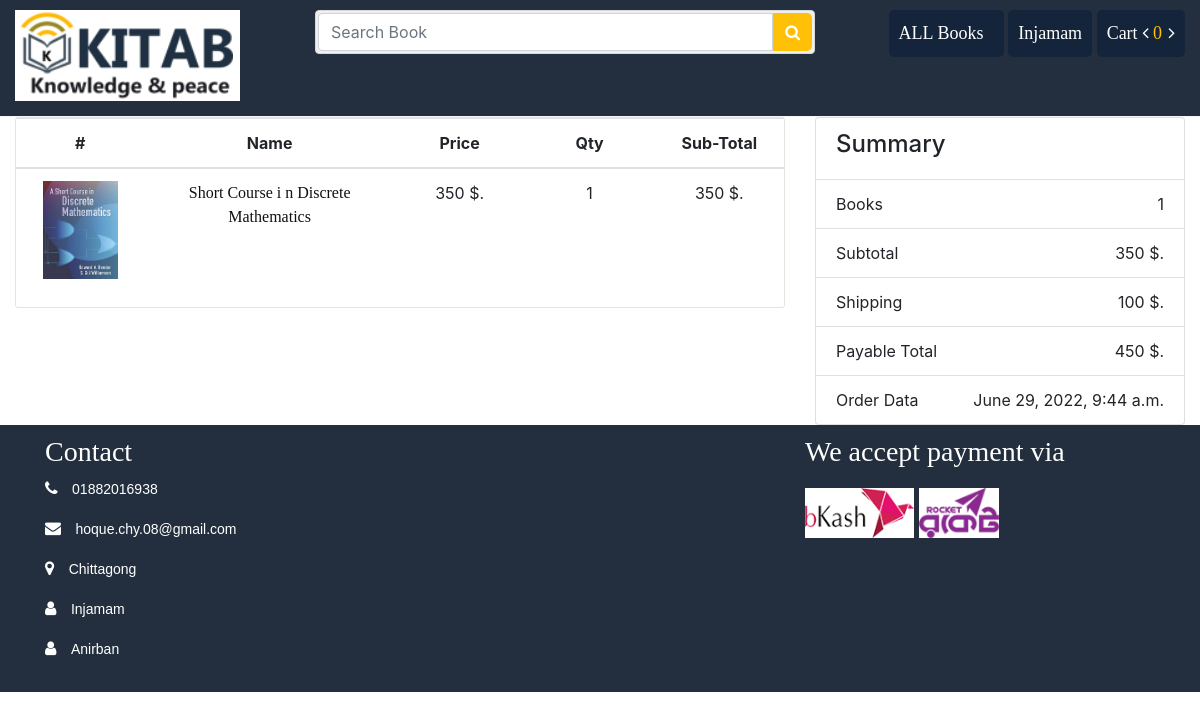
The page /order/10 (signed in) on the database its author committed.
### order/models.py (models this page shows, shortened)
class OrderItem(models.Model):
    order = models.ForeignKey(Order, on_delete=models.CASCADE)
    book = models.ForeignKey(Book, on_delete=models.CASCADE)
    price = models.DecimalField(max_digits=10, decimal_places=2)
    quantity = models.PositiveIntegerField(default=1)

class Order(models.Model):
	customer = models.ForeignKey(User, on_delete = models.CASCADE)
	name = models.CharField(max_length=30)
	email = models.EmailField()
	phone = models.CharField(max_length=16)
	address = models.CharField(max_length=150)
	division = models.CharField(max_length=20)
	district = models.CharField(max_length=30)
	zip_code = models.CharField(max_length=30)
	payment_method = models.CharField(max_length = 20)
	account_no = models.CharField(max_length = 20)
	transaction_id = models.IntegerField()
	payable = models.IntegerField()
	totalbook = models.IntegerField()
	created = models.DateTimeField(auto_now_add=True)
	updated = models.DateTimeField(auto_now=True)
	paid = models.BooleanField(default=False)
	class Meta:
		ordering = ('-created', )

### store/models.py (models this page shows, shortened)
class Book(models.Model):
	writer = models.ForeignKey(Writer, on_delete = models.CASCADE)
	category = models.ForeignKey(Category, on_delete = models.CASCADE)
	name = models.CharField(max_length = 100)
	slug = models.SlugField(max_length=100, db_index=True)
	price = models.IntegerField()
	stock = models.IntegerField()
	coverpage = models.FileField(upload_to = "coverpage/")
	bookpage = models.FileField(upload_to = "bookpage/")
	created = models.DateTimeField(auto_now_add=True)
	updated = models.DateTimeField(auto_now=True)
	totalreview = models.IntegerField(default=1)
	totalrating = models.IntegerField(default=5)
	status = models.IntegerField(default=0)
	description = models.TextField()

### order/views.py (the view)
# urls.py: path('<int:id>', views.order_details, name="order_details"),
def order_details(request, id):
	order_summary = get_object_or_404(Order, id=id)
	if order_summary.customer_id != request.user.id:
		return redirect('store:index')
	orderedItem = OrderItem.objects.filter(order_id=id)
	context = {
		"o_summary": order_summary,
		"o_item": orderedItem
	}
	return render(request, 'order/details.html', context)

### cart/cart.py (called while the page is built)
    def __len__(self):
        return sum(item['quantity'] for item in self.cart.values())

### store/context_processors.py (called while the page is built)
def sidebar(request):
	categories = Category.objects.all()
	context = {
		"cat":categories
	}
	return context

def cart(request):
	cart = Cart(request)
	context = {
		"cart": cart
	}
	return context

### store/templatetags/customfunction.py (called while the page is built)
@register.filter(name='subtotal')
def subtotal(value, args):
	return value*args

### order/templates/order/details.html
{% extends 'store/base.html' %}
{% load static %}
{% load customfunction %}
{% block container %}
			<div class="row">
				<div class="col-sm-8">
					<div class="cart_info">
					    <table class="table table-hover">
					        <thead class="text-center">
					            <tr>
					                <th scope="col">#</th>
					                <th scope="col" style="width: 250px">Name</th>
					                <th scope="col">Price</th>
					                <th scope="col" >Qty</th>
					                <th scope="col"> Sub-Total</th>
					            </tr>
					        </thead>
					        <tbody class="text-center">
					        	{% for item in o_item %}
					            <tr>
					                <td class="cart_coverpage"><a href=""><img src="{{ item.book.coverpage.url}}"></a></td>
					                <td><a href="{% url 'store:book' id=item.book.id %}">{{ item.book.name }}</a></td>
					                <td class="cart_quantity">{{ item.book.price }} $.</td>
					                <td class="cart_quantity">{{ item.quantity }}</td>
					                <td>{{ item.book.price|subtotal:item.quantity }} $.</td>
					            </tr>
					            {% endfor %}
					        </tbody>
					    </table>
					</div>
				</div>
				<div class="col-sm-4">
					<ul class="list-group">
						<li class="list-group-item d-flex justify-content-between align-items-center"><h4>Summary</h4></li>
						<li class="list-group-item d-flex justify-content-between align-items-center">Books<span>{{ o_summary.totalbook }}</span></li>
						<li class="list-group-item d-flex justify-content-between align-items-center">Subtotal<span>{{ o_summary.payable }} $.</span></li>
						<li class="list-group-item d-flex justify-content-between align-items-center">Shipping<span>{{ 100 }} $.</span></li>
						<li class="list-group-item d-flex justify-content-between align-items-center">Payable Total<span>{{ o_summary.payable|add:100 }} $.</span></li>
						<li class="list-group-item d-flex justify-content-between align-items-center">Order Data<span>{{ o_summary.created }}</span></li>
					</ul>
				</div>
			</div>
		{% endblock %}

### store/templates/store/bin/header.html (shortened to what this page needs)
{% load static %}
<div class="header-top">
	<div class="container-fluid">
		<div class="row">
			<div class="col-sm-3">
				<div class="pull-left">
					<a href="{% url 'store:index' %}"><img src="{% static 'images/logo/logos.png' %}" alt="" /></a>
				</div>
			</div>
			<div class="col-sm-5">
				<form action="{% url 'search:search' %}" method="GET">
					<div class="input-group search_box">
						<input type="text" class="form-control" placeholder="Search Book" name="q" value="{{search}}">
						<button class="btn btn-primary" type="submit"><i class="fa fa-search"></i></button>
					</div>
				</form>
			</div>
			<div class="col-sm-4">
				<div class="pull-right">
					<ul class="navbar-nav">
						<li class="cart">
					    	<a href="{% url 'store:books' %}"> ALL Books</a>
					    		<i class="fa fa-angle-right"></i>
					    </li>
						{% if request.user.is_authenticated %}
					    <li class="dropdown profile"><a href="#">{{ request.user.username }}</a>
					    </li>
					    <li class="cart">
					    	<a href="{% url 'cart:cart_details' %}">Cart <i class="fa fa-angle-left"></i>
					    		<span class="totalcart" id="gettotalcart"> {{ cart|length }} </span>
					    		<i class="fa fa-angle-right"></i>
					    	</a>
					    </li>
					    {% endif %}
					</ul>
				</div>
			</div>
		</div>
	</div>
</div>

### store/static/css/style.css (style rules this page uses)
.header-top { border-bottom: 1px solid #f5f5f5; padding-top: 10px; padding-bottom: 15px; background: none repeat scroll 0 0 #232f3e; }
.search_box { padding: 2px; background-color: #efefef; border: 1px solid #d9d9d9; border-radius: 4px; position:absolute; width:100%; }
.search_box .btn.btn-primary { background:#ffc107 !important; border-color: #ffc107; border: 0 none; border-radius: 0; margin-top: 0; border-radius: 0 5px 5px 0 ; }
.navbar-nav { display: block; }
.navbar-nav li { display: inline-block; }
.navbar-nav li a { color: #fff; font-size: 18px; text-decoration: none; }
.cart, .profile { background: #14243a; padding: 10px; border-radius: 5px; }
.totalcart { color: #fac10a; margin-right:2px; }
.titleheader > h3, a { font-family: "Times New Roman", Times, serif; display: inline-block; }
ul li { list-style: none; }
td a { color: #111!important; }
.cart_info { border: 1px solid #E6E4DF; border-radius: 3px; margin-bottom: 20px; }
.cart_coverpage a img { max-width:75px; }
.cart_quantity { width: 130px; }

### rows shown on the page
OrderItem: book.coverpage (picture), book.name "Short Course i n Discrete Mathematics", book.price "350", quantity "1", book.price|subtotal "350"
Order: totalbook "1", payable "350", payable|add "450", created "June 29, 2022, 9:44 a.m."

### other values the page prints
{{ request.user.username }} "Injamam"
{{ cart|length }} "0"
{{ 100 }} "100"
